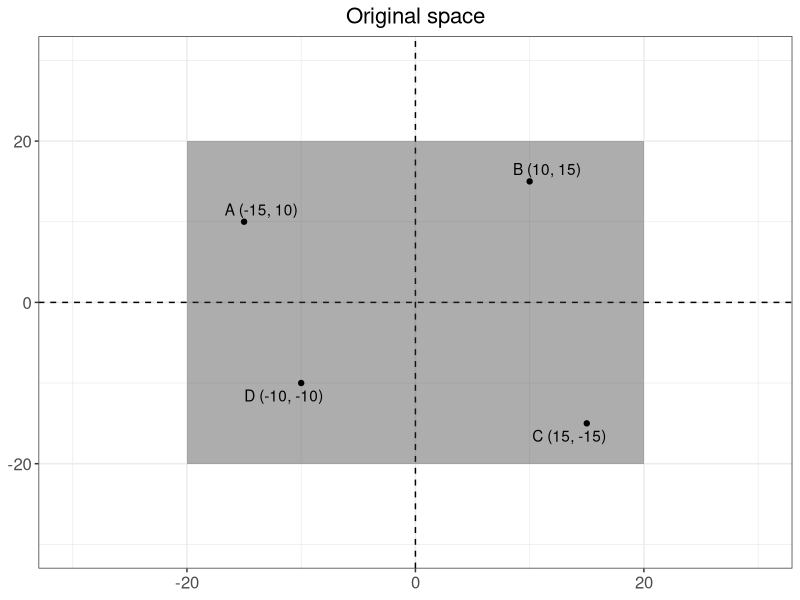
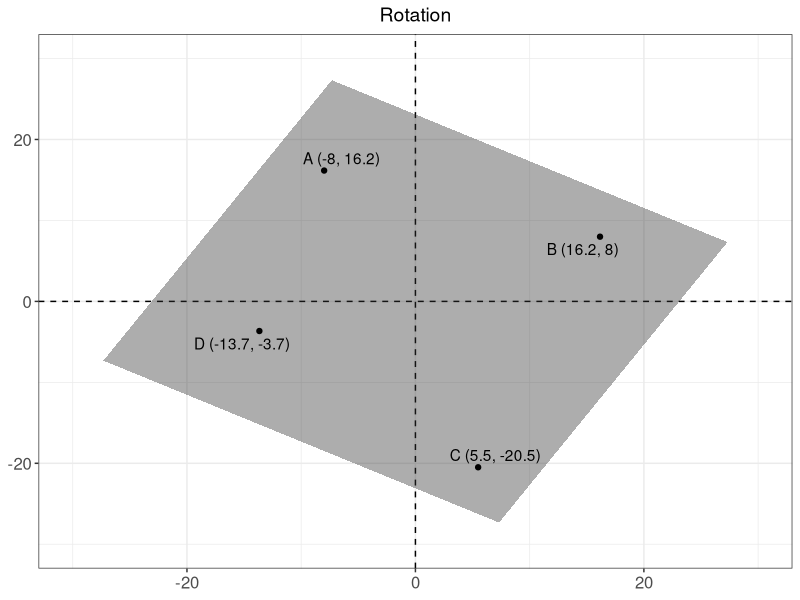
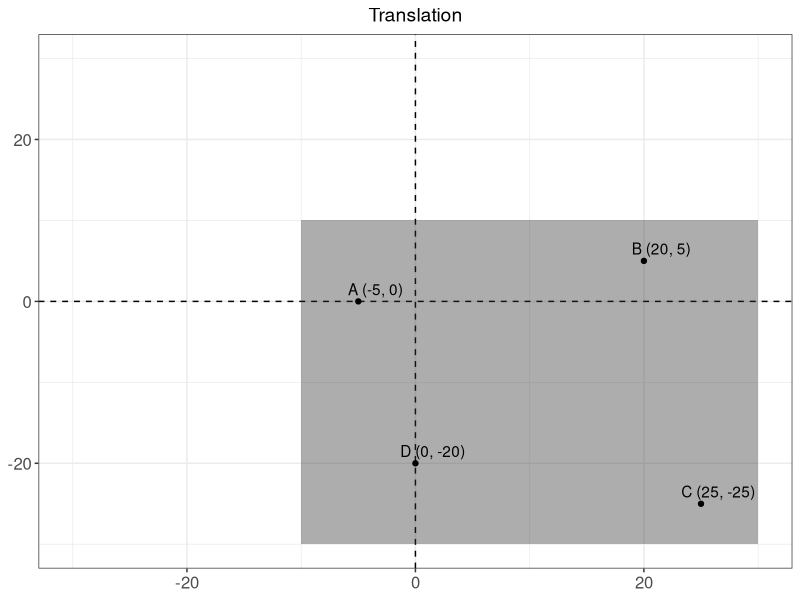
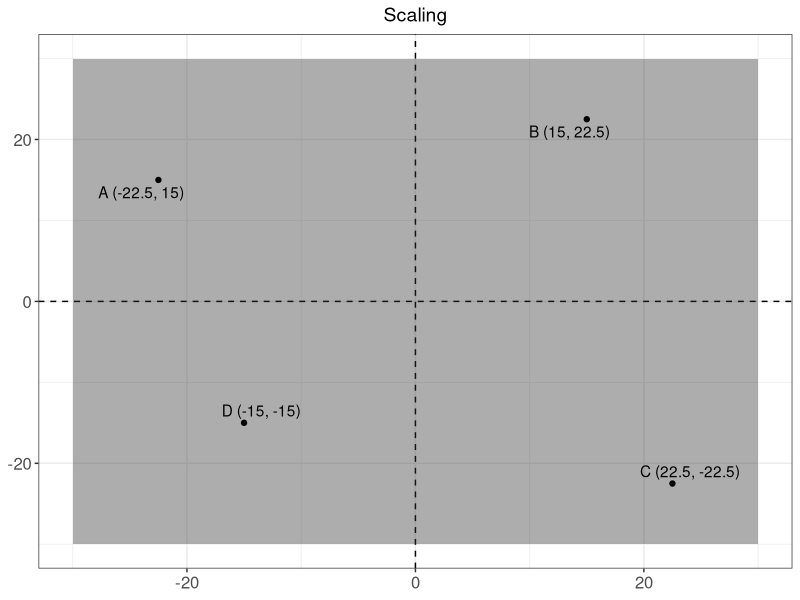
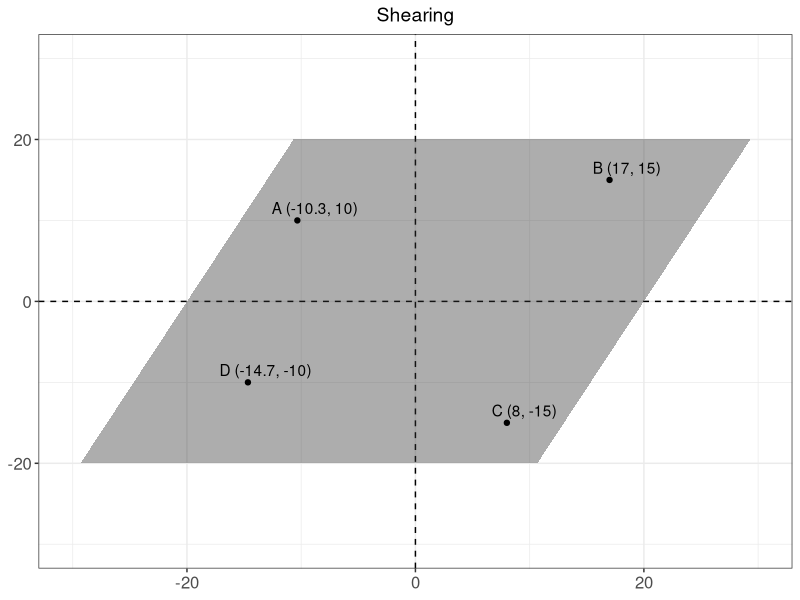
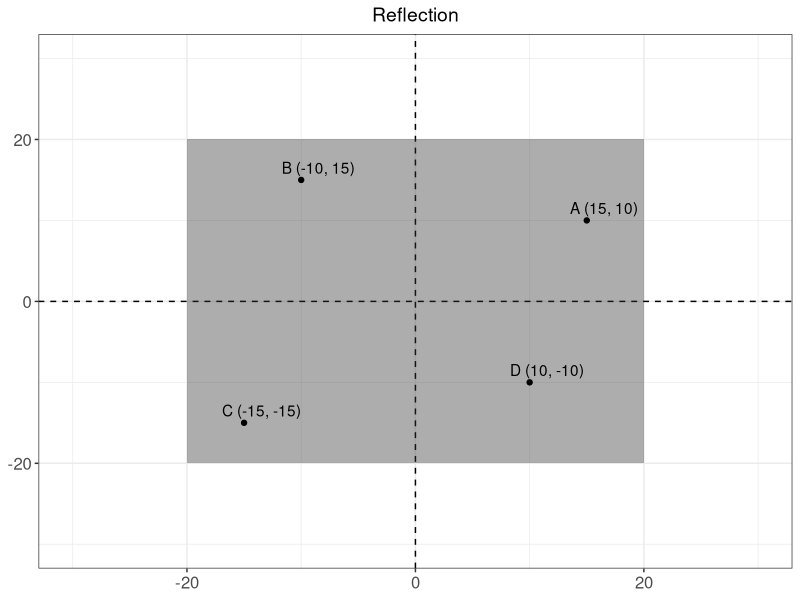
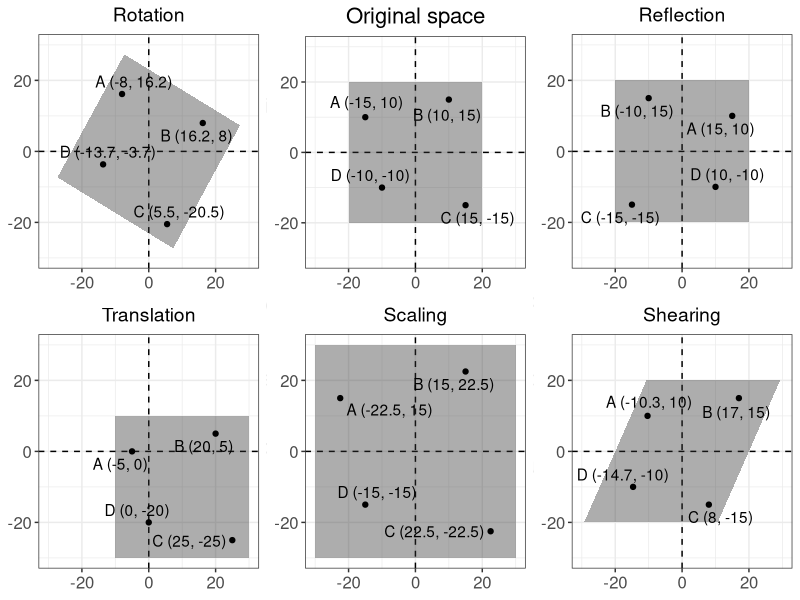

Recreate these plots in R, in order. (Note: this script raises an error after producing the figures.)
## Variations in Forms of Geometric Transformation
## Author: Tzu-Ping Liu & Gento Kato
## Date: 07/26/2020
## Environment: R 4.0.2 on Ubuntu 20.04

# packages
library(ggplot2)
library(ggrepel)

# Original Space
space <- data.frame(x = c(-20, 20, 20,-20),
                    y = c( 20, 20,-20,-20))
points <- data.frame(x = c(-15, 10, 15,-10),
                     y = c( 10, 15,-15,-10))
points$lab = paste0(c("A", "B", "C", "D"),
                    rep(" (", 4), points$x, rep(", ", 4), points$y, rep(")",4)) 

sp0 <-ggplot(points, aes(x=x,y=y)) + 
  geom_vline(aes(xintercept=0), linetype=2) + 
  geom_hline(aes(yintercept=0), linetype=2) + 
  geom_polygon(data=space, aes(x=x,y=y), alpha=0.4, color=NA) +
  geom_point() + 
  geom_text_repel(aes(label=lab)) + 
  coord_cartesian(xlim=c(-30,30), ylim=c(-30,30)) + 
  ggtitle("Original space") + 
  theme_bw() + 
  theme(plot.title = element_text(hjust=0.5, size=16),
        axis.title = element_blank(),
        axis.text = element_text(size=12))
sp0

# Rotated Space 

rotangle = 30 # Rotate by ... degrees

space1 <- data.frame(x = space$x * cos(-rotangle * (pi/180)) - space$y * sin(-rotangle * (pi/180)),
                     y = space$x * sin(-rotangle * (pi/180)) + space$y * cos(-rotangle * (pi/180)))
points1 <- data.frame(x = points$x * cos(-rotangle * (pi/180)) - points$y * sin(-rotangle * (pi/180)),
                     y = points$x * sin(-rotangle * (pi/180)) + points$y * cos(-rotangle * (pi/180)))
points1$lab = paste0(c("A", "B", "C", "D"),
                    rep(" (", 4), round(points1$x,1), rep(", ", 4), round(points1$y,1), rep(")",4)) 

sp1 <-ggplot(points1, aes(x=x,y=y)) + 
  geom_vline(aes(xintercept=0), linetype=2) + 
  geom_hline(aes(yintercept=0), linetype=2) + 
  geom_polygon(data=space1, aes(x=x,y=y), alpha=0.4, color=NA) +
  geom_point() + 
  geom_text_repel(aes(label=lab)) + 
  coord_cartesian(xlim=c(-30,30), ylim=c(-30,30)) + 
  ggtitle("Rotation") + 
  theme_bw() + 
  theme(plot.title = element_text(hjust=0.5, size=14),
        axis.title = element_blank(),
        axis.text = element_text(size=12))
sp1

# Translated Space 

transcoord = c(10,-10) # Translation by (?,?)

space2 <- data.frame(x = space$x + transcoord[1],
                     y = space$y + transcoord[2])
points2 <- data.frame(x = points$x + transcoord[1],
                      y = points$y + transcoord[2])
points2$lab = paste0(c("A", "B", "C", "D"),
                     rep(" (", 4), round(points2$x,1), rep(", ", 4), round(points2$y,1), rep(")",4)) 

sp2 <-ggplot(points2, aes(x=x,y=y)) + 
  geom_vline(aes(xintercept=0), linetype=2) + 
  geom_hline(aes(yintercept=0), linetype=2) + 
  geom_polygon(data=space2, aes(x=x,y=y), alpha=0.4, color=NA) +
  geom_point() + 
  geom_text_repel(aes(label=lab)) + 
  coord_cartesian(xlim=c(-30,30), ylim=c(-30,30)) + 
  ggtitle("Translation") + 
  theme_bw() + 
  theme(plot.title = element_text(hjust=0.5, size=14),
        axis.title = element_blank(),
        axis.text = element_text(size=12))
sp2

# Scaled Space 

scaleset = 1.5 # Scaling by ...

space3 <- data.frame(x = space$x * scaleset,
                     y = space$y * scaleset)
points3 <- data.frame(x = points$x * scaleset,
                      y = points$y * scaleset)
points3$lab = paste0(c("A", "B", "C", "D"),
                     rep(" (", 4), round(points3$x,1), rep(", ", 4), round(points3$y,1), rep(")",4)) 

sp3 <-ggplot(points3, aes(x=x,y=y)) + 
  geom_vline(aes(xintercept=0), linetype=2) + 
  geom_hline(aes(yintercept=0), linetype=2) + 
  geom_polygon(data=space3, aes(x=x,y=y), alpha=0.4, color=NA) +
  geom_point() + 
  geom_text_repel(aes(label=lab)) + 
  coord_cartesian(xlim=c(-30,30), ylim=c(-30,30)) + 
  ggtitle("Scaling") + 
  theme_bw() + 
  theme(plot.title = element_text(hjust=0.5, size=14),
        axis.title = element_blank(),
        axis.text = element_text(size=12))
sp3

# Shearing

shearangle = 65 # Translation by (?,?)

space4 <- data.frame(x = space$x + (1/tan(shearangle* (pi/180))) * space$y,
                     y = space$y)
points4 <- data.frame(x = points$x + (1/tan(shearangle* (pi/180))) * points$y,
                      y = points$y)
points4$lab = paste0(c("A", "B", "C", "D"),
                     rep(" (", 4), round(points4$x,1), rep(", ", 4), round(points4$y,1), rep(")",4)) 

sp4 <-ggplot(points4, aes(x=x,y=y)) + 
  geom_vline(aes(xintercept=0), linetype=2) + 
  geom_hline(aes(yintercept=0), linetype=2) + 
  geom_polygon(data=space4, aes(x=x,y=y), alpha=0.4, color=NA) +
  geom_point() + 
  geom_text_repel(aes(label=lab)) + 
  coord_cartesian(xlim=c(-30,30), ylim=c(-30,30)) + 
  ggtitle("Shearing") + 
  theme_bw() + 
  theme(plot.title = element_text(hjust=0.5, size=14),
        axis.title = element_blank(),
        axis.text = element_text(size=12))
sp4

# Reflection

# Reflection by Y axis

space5 <- data.frame(x = -space$x,
                     y = space$y)
points5 <- data.frame(x = -points$x,
                      y = points$y)
points5$lab = paste0(c("A", "B", "C", "D"),
                     rep(" (", 4), round(points5$x,1), rep(", ", 4), round(points5$y,1), rep(")",4)) 

sp5 <-ggplot(points5, aes(x=x,y=y)) + 
  geom_vline(aes(xintercept=0), linetype=2) + 
  geom_hline(aes(yintercept=0), linetype=2) + 
  geom_polygon(data=space5, aes(x=x,y=y), alpha=0.4, color=NA) +
  geom_point() + 
  geom_text_repel(aes(label=lab)) + 
  coord_cartesian(xlim=c(-30,30), ylim=c(-30,30)) + 
  ggtitle("Reflection") + 
  theme_bw() + 
  theme(plot.title = element_text(hjust=0.5, size=14),
        axis.title = element_blank(),
        axis.text = element_text(size=12))
sp5

## Annotation Plot

ant <- data.frame(y=c(0.45,0.3,0.2,0.1,0),
           x=c(-0.1,0,0,0,0),
           lab = c("Variations in the transformation of 2D ideological space",
                   "Rotation: rotate points by a specified degree.",
                   "Translation: move points by the same distance in a given direction.",
                   "Scaling: enlarge or shrink space by a specified scale factor.",
                   "Shearing: displace points by an amount proportional to its signed distance\n from the line that is parallel to that direction and goes through the origin."))
                   # paste0("Rotation: Rotate space clockwise by ", rotangle," degrees."),
                   # paste0("Translation: Shift all coordinates by (", transcoord[1], ", ", transcoord[2], ")."),
                   # paste0("Scaling: Expand space by ", scaleset*100, "%."),
                   # paste0("Shearing: Shear space by shear angle of ", shearangle, " degrees.")))
spant <- ggplot(ant, aes(x=x,y=y,label=lab)) + 
  geom_text(size=5, hjust=0, lineheight = .8) + 
  coord_cartesian(xlim=c(0,5), ylim=c(-0.15,0.55)) + 
  theme_void()
spant

## Arrange Plots

library(gridExtra)
library(grid)

# p <- arrangeGrob(arrangeGrob(sp0, spant, ncol=2, widths=c(1,3)), 
#              arrangeGrob(sp1,sp2,sp3,sp4, ncol=4), nrow=2)
# grid.draw(p)

p <- arrangeGrob(arrangeGrob(sp1, sp0, sp5, ncol=3, widths=c(1,1,1)), 
                 arrangeGrob(sp2,sp3,sp4, ncol=3), nrow=2)

grid.draw(p)

ggsave(paste0(projdir, "/Outputs/illustration/transform_illustration.png"), p, width=9.5, height=6.5)

# Save individual figures
ggsave(paste0(projdir, "/Outputs/illustration/sp0.png"), sp0, width=3, height=3.2)
ggsave(paste0(projdir, "/Outputs/illustration/sp1.png"), sp1, width=3, height=3.2)
ggsave(paste0(projdir, "/Outputs/illustration/sp2.png"), sp2, width=3, height=3.2)
ggsave(paste0(projdir, "/Outputs/illustration/sp3.png"), sp3, width=3, height=3.2)
ggsave(paste0(projdir, "/Outputs/illustration/sp4.png"), sp4, width=3, height=3.2)
ggsave(paste0(projdir, "/Outputs/illustration/sp5.png"), sp5, width=3, height=3.2)
